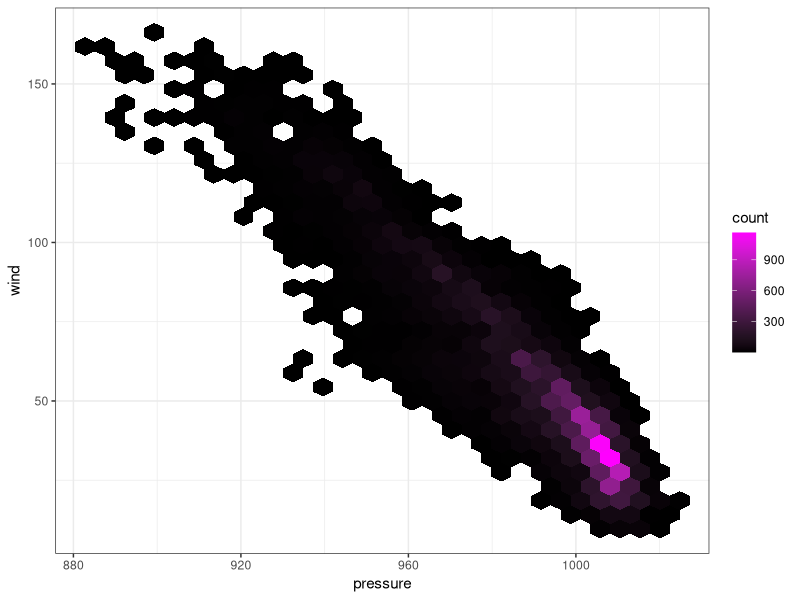

Source code (R):
## ---- chunk 1
knitr::opts_chunk$set(echo = TRUE)
library(tidyverse)
## ---- chunk 2
ggplot(data = storms, aes(x = pressure, y = wind)) +
	geom_hex() +
  scale_fill_gradient(low = "black", high = "magenta") +
  theme_bw()
